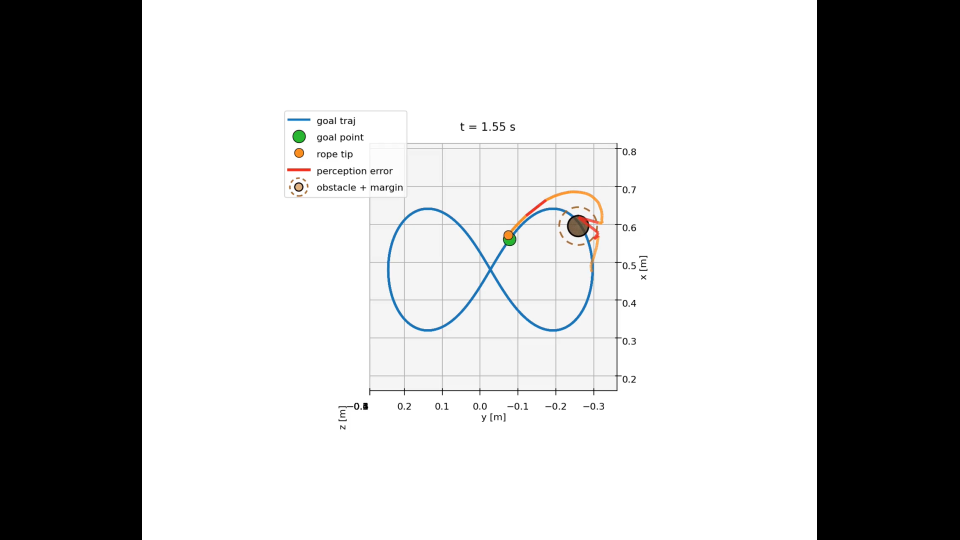
#> input picture real_exp_data/data/m2pc/eight_obs/frames/first_1.png, 1920 x 1080 px (shown at 1/2 size)
$ python clip.py
#> lines starting #> are read from the running program, lines starting #| are printed output that depends on the picture
from pathlib import Path

import argparse
from PIL import Image


SCRIPT_DIR = Path(__file__).resolve().parent

# Hyperparameters: edit these values before running this script.
# Use None for X_MAX/Y_MAX to crop to the image's right/bottom edge.
INPUT_DIR = SCRIPT_DIR
OUTPUT_DIR = SCRIPT_DIR / "cropped"
X_MIN = 670
X_MAX = 1300
Y_MIN = 280
Y_MAX = 860

IMAGE_EXTENSIONS = {".png", ".jpg", ".jpeg", ".bmp", ".tif", ".tiff", ".webp"}
JPEG_EXTENSIONS = {".jpg", ".jpeg"}


def parse_args():
    parser = argparse.ArgumentParser(
        description="Crop all images in one folder and save them with unchanged file names."
    )
    parser.add_argument("--x-min", type=int, default=X_MIN, help="Left crop coordinate in pixels.")
    parser.add_argument("--x-max", type=int, default=X_MAX, help="Right crop coordinate in pixels.")
    parser.add_argument("--y-min", type=int, default=Y_MIN, help="Top crop coordinate in pixels.")
    parser.add_argument("--y-max", type=int, default=Y_MAX, help="Bottom crop coordinate in pixels.")
    parser.add_argument(
        "--input-dir",
        type=Path,
        default=INPUT_DIR,
        help="Folder containing images. Defaults to this script's folder.",
    )
    parser.add_argument(
        "--output-dir",
        type=Path,
        default=OUTPUT_DIR,
        help="Folder to save cropped images.",
    )
    return parser.parse_args()


def validate_crop_box(x_min, x_max, y_min, y_max):
    if x_min < 0 or y_min < 0:
        raise ValueError("x_min and y_min must be >= 0.")
    if x_max is not None and x_min >= x_max:
        raise ValueError("x_min must be smaller than x_max.")
    if y_max is not None and y_min >= y_max:
        raise ValueError("y_min must be smaller than y_max.")


def iter_images(input_dir):
    for path in sorted(input_dir.iterdir()):
        if path.is_file() and path.suffix.lower() in IMAGE_EXTENSIONS:
            yield path


def save_without_quality_loss(cropped, source_image, output_path):
    suffix = output_path.suffix.lower()
    save_kwargs = {}

    if "exif" in source_image.info:
        save_kwargs["exif"] = source_image.info["exif"]
    if "icc_profile" in source_image.info:
        save_kwargs["icc_profile"] = source_image.info["icc_profile"]

    if suffix in JPEG_EXTENSIONS:
        if cropped.mode in ("RGBA", "LA", "P"):
            cropped = cropped.convert("RGB")
        save_kwargs.update(quality=100, subsampling=0)
    elif suffix == ".png":
        save_kwargs["compress_level"] = 6
    elif suffix == ".webp":
        save_kwargs.update(lossless=True, quality=100)

    cropped.save(output_path, **save_kwargs)


def crop_images(input_dir, output_dir, x_min, x_max, y_min, y_max):
#> called with x_min = 670, x_max = 1300, y_min = 280, y_max = 860
    input_dir = input_dir.resolve()
    output_dir = output_dir.resolve()

    if not input_dir.exists():
        raise FileNotFoundError(f"Input folder does not exist: {input_dir}")
    if not input_dir.is_dir():
        raise NotADirectoryError(f"Input path is not a folder: {input_dir}")

    output_dir.mkdir(parents=True, exist_ok=True)

    cropped_count = 0

    for image_path in iter_images(input_dir):
        with Image.open(image_path) as image:
#> image is the input picture: PIL image 1920x1080 RGBA; mean R, G, B, A 176, 176.1, 176.2, 255
            width, height = image.size
#> width = 1920; height = 1080
            actual_x_max = width if x_max is None else x_max
#> actual_x_max = 1300
            actual_y_max = height if y_max is None else y_max
#> actual_y_max = 860
            crop_box = (x_min, y_min, actual_x_max, actual_y_max)
#> crop_box = (670, 280, 1300, 860)

            if actual_x_max > width or actual_y_max > height:
                raise ValueError(
                    f"Crop box {crop_box} exceeds image size {width}x{height}: {image_path.name}"
                )

            cropped = image.crop(crop_box)
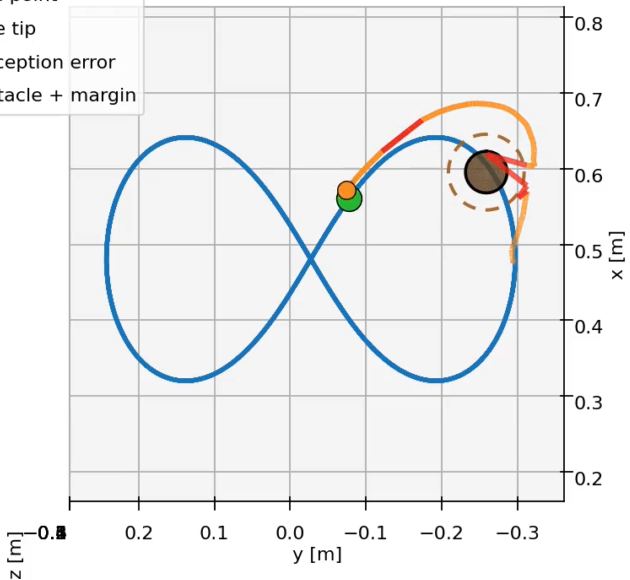
#> cropped: PIL image 630x580 RGBA; mean R, G, B, A 238.1, 238.9, 239.4, 255
            save_without_quality_loss(cropped, image, output_dir / image_path.name)
            cropped_count += 1
#> pass 2 of the loop in crop_images, `for image_path in iter_images(input_dir):`:
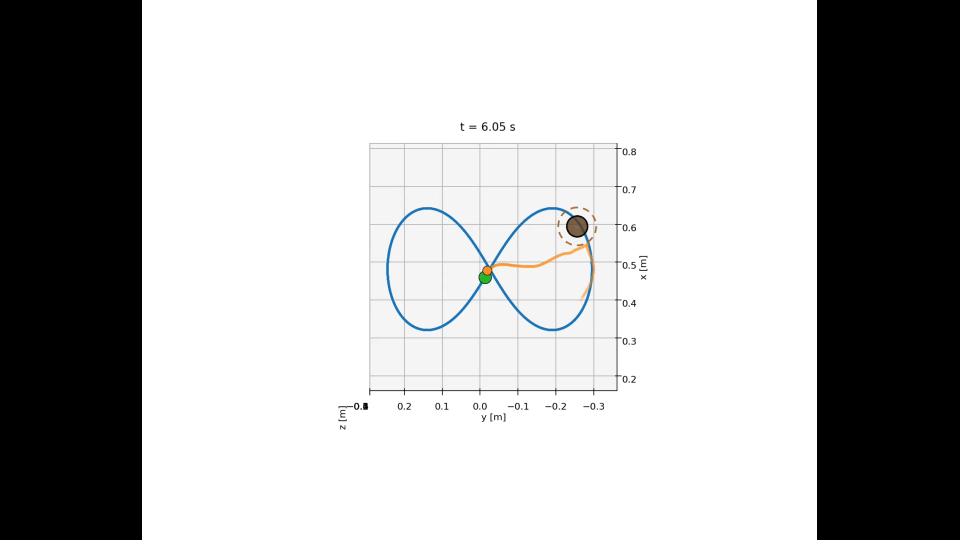
#> input picture real_exp_data/data/m2pc/eight_obs/frames/first_2.png, 1920 x 1080 px (shown at 1/2 size)
#> in crop_images, image is the input picture: PIL image 1920x1080 RGBA; mean R, G, B, A 176.4, 176.6, 176.6, 255
#> in crop_images, `cropped = image.crop(crop_box)`:
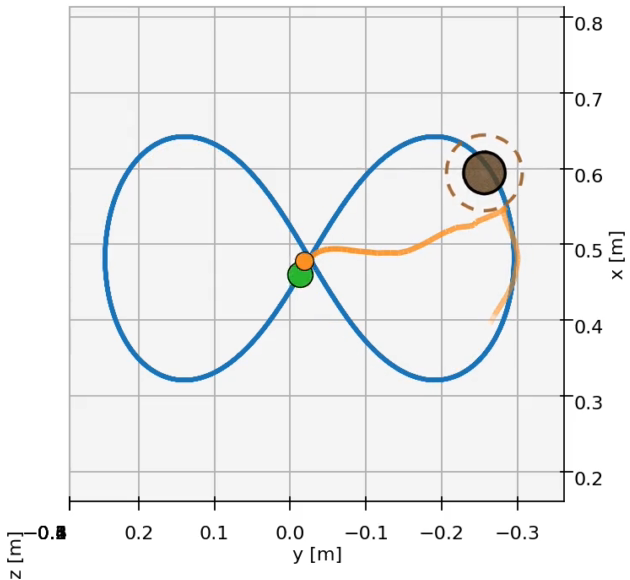
#> cropped: PIL image 630x580 RGBA; mean R, G, B, A 238.7, 239.7, 240.2, 255

    return cropped_count


def main():
    args = parse_args()

    validate_crop_box(args.x_min, args.x_max, args.y_min, args.y_max)
    cropped_count = crop_images(
        input_dir=args.input_dir,
        output_dir=args.output_dir,
        x_min=args.x_min,
        x_max=args.x_max,
        y_min=args.y_min,
        y_max=args.y_max,
    )

    print(f"Cropped {cropped_count} image(s) into: {args.output_dir.resolve()}")


if __name__ == "__main__":
    main()
